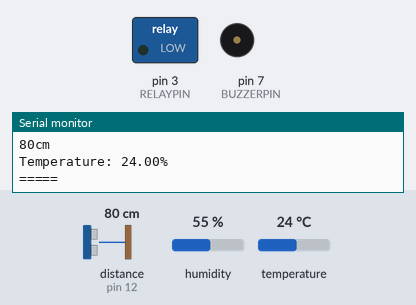
The sketch below on a simulated Arduino Uno, built with avr-gcc and run on an emulated ATmega328P. On the bench: switched loads named in the sketch (green lamp = pin HIGH), buzzer (waves = sounding), the last lines printed to the serial monitor. Wiring (inferred from the names in the program): ultrasonic range finder: trigger pin 13; echo pin 12. Inputs (shaded band) come from the test bench; at power-on: distance to the obstacle (sensor on pin 12) 80 cm, temperature 24 °C, humidity 55 %. The echo pulse lasts 58.3 µs per cm; pins used as bus, display or sensor lines are not drawn.

Above: at 1.3 s.
1.4 s: distance to the obstacle (sensor on pin 12) set to 45 cm
2.9 s: distance to the obstacle (sensor on pin 12) set to 38 cm
At 3.4 s:
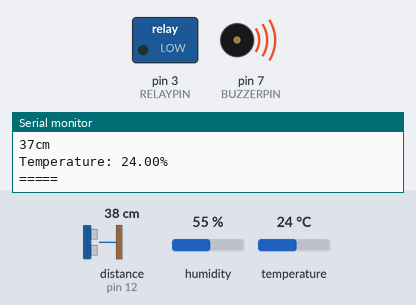
6.4 s: temperature set to 36 °C
9.9 s: temperature set to 39 °C
At 10.5 s:
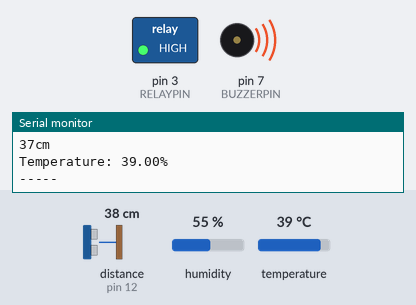
13.4 s: temperature set to 34 °C
16.9 s: temperature set to 31 °C
At 19.2 s:
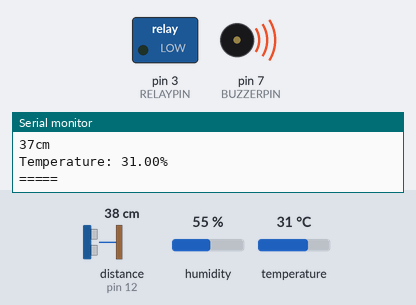
Timing chart, 0 to 21.4 s (numbered marks = the images above; inputs shaded):
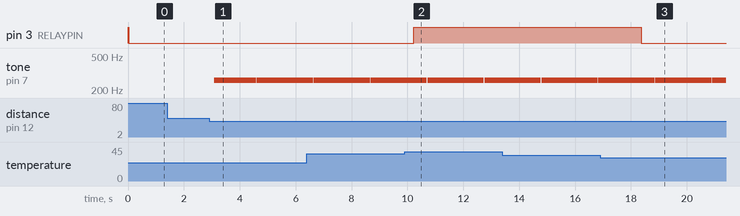

The sketch:

blind_rod.ino
```cpp
/****************************************************
  <시각 장애인을 위한 장애물 감지 발열 지팡이>
  1. 지팡이 하단부에 장착된 초음파 센서에서 장애물을 감지.
  2. 장애물이 있다면 부저를 울려 경고를 준다.
  3. 온습도 센서를 이용해 추운 날씨에 발열패드를 동작시킨다.
****************************************************/

#include "DHT.h"

//핀 번호 정의
#define RELAYPIN 3
#define DHTPIN 4
#define BUZZERPIN 7
#define ECHOPIN 12
#define TRIGPIN 13
#define DHTTYPE DHT11
//릴레이 핀 관리를 위한 변수
//bool flag = true;
float HT = 37.0; //높은 온도
float LT = 32.0; //낮은 온도

DHT dht(DHTPIN, DHTTYPE);

void setup() {
  Serial.begin(9600);
  pinMode(RELAYPIN, OUTPUT);
  pinMode(ECHOPIN, INPUT);
  pinMode(TRIGPIN, OUTPUT);
  dht.begin();
  digitalWrite(RELAYPIN, HIGH);
  Serial.println("initialize, RELAY MODULE HIGH");
}

void loop() {
  //초음파 거리 측정
  digitalWrite(TRIGPIN, HIGH);
  delayMicroseconds(10);
  digitalWrite(TRIGPIN, LOW);
  int duration = pulseIn(ECHOPIN, HIGH);
  int distance = duration / 29 / 2;

  Serial.print(distance);
  Serial.println("cm");
  //근거리에 물체 감지시 부저 울리기
  if (distance <= 40) {
    tone(BUZZERPIN, 261.63, 500);
  }

  //온습도 센서를 이용한 온도 측정
  float t = dht.readTemperature();
  if (isnan(t)) {
    Serial.println(F("Failed to read from DHT sensor!"));
  }
  Serial.print(F("Temperature: "));
  Serial.print(t);
  Serial.println("%");

  //온도가 32도보다 낮다면 릴레이 모듈 전기 흐르게해서 지팡이 동작시키고
  if (t <= LT) {
    //LOW레벨 트리거 릴레이 이용함.
    digitalWrite(RELAYPIN, LOW);
    Serial.println("=====");
  }
  //너무 높은 온도가 되지 않게 적절한 온도에서 발열패드 전기 끊기
  else if (t > HT) {
    digitalWrite(RELAYPIN, HIGH);
    Serial.println("-----");
  }

  delay(500);
}
```

Measured:
- the behaviour switches between 42 and 41 cm on distance to the obstacle (sensor on pin 12) (found by bisection; images 0 and 1)
- the behaviour switches between 37 and 38 °C on temperature (found by bisection; images 1 and 2)
- the behaviour switches between 33 and 32 °C on temperature (found by bisection; images 2 and 3)
- after the input at 2.9 s, tone on pin 7 (BUZZERPIN): silent → 261 Hz after 0.18 s, → silent 1.5 s later, → 261 Hz 0.03 s later
- after the input at 9.9 s, pin 3 (RELAYPIN): LOW → HIGH after 0.32 s
- after the input at 16.9 s, pin 3 (RELAYPIN): HIGH → LOW after 1.5 s
